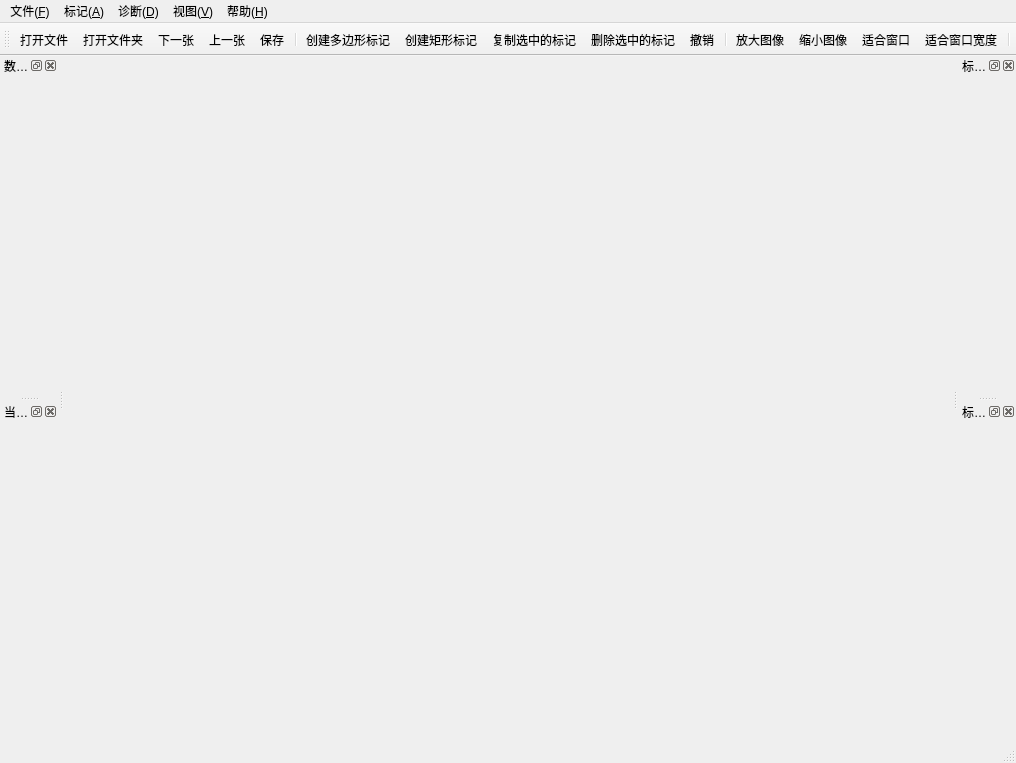
<?xml version="1.0" encoding="UTF-8"?>
<ui version="4.0">
 <class>MainWindow</class>
 <widget class="QMainWindow" name="MainWindow">
  <property name="geometry">
   <rect>
    <x>0</x>
    <y>0</y>
    <width>1016</width>
    <height>763</height>
   </rect>
  </property>
  <property name="sizePolicy">
   <sizepolicy hsizetype="Preferred" vsizetype="Expanding">
    <horstretch>0</horstretch>
    <verstretch>0</verstretch>
   </sizepolicy>
  </property>
  <property name="windowTitle">
   <string>SYSULUNG</string>
  </property>
  <property name="styleSheet">
   <string notr="true"/>
  </property>
  <widget class="QWidget" name="canvas_area"/>
  <widget class="QMenuBar" name="menubar">
   <property name="geometry">
    <rect>
     <x>0</x>
     <y>0</y>
     <width>1016</width>
     <height>23</height>
    </rect>
   </property>
   <widget class="QMenu" name="menuFile">
    <property name="title">
     <string>文件(&amp;F)</string>
    </property>
    <addaction name="open_file_action"/>
    <addaction name="open_dir_action"/>
    <addaction name="separator"/>
    <addaction name="save_file_action"/>
    <addaction name="saveas_file_action"/>
    <addaction name="delete_file_action"/>
    <addaction name="separator"/>
    <addaction name="open_prev_image_action"/>
    <addaction name="open_next_image_action"/>
    <addaction name="separator"/>
    <addaction name="change_output_dir_action"/>
    <addaction name="separator"/>
    <addaction name="quit_action"/>
   </widget>
   <widget class="QMenu" name="menuEdit">
    <property name="title">
     <string>标记(&amp;A)</string>
    </property>
    <addaction name="create_polygon_action"/>
    <addaction name="create_rectangle_action"/>
    <addaction name="create_circle_action"/>
    <addaction name="create_polyline_action"/>
    <addaction name="create_line_action"/>
    <addaction name="create_point_action"/>
    <addaction name="separator"/>
    <addaction name="select_line_color_action"/>
    <addaction name="select_fill_color_action"/>
    <addaction name="separator"/>
    <addaction name="toggle_mode_action"/>
    <addaction name="separator"/>
    <addaction name="select_all_annotations_action"/>
    <addaction name="copy_selected_annotations_action"/>
    <addaction name="delete_selected_annotataions_action"/>
    <addaction name="add_point_to_nearest_edge_action"/>
    <addaction name="edit_annotation_label_action"/>
    <addaction name="separator"/>
    <addaction name="canvas_undo_action"/>
    <addaction name="separator"/>
    <addaction name="toggle_keep_prev_action"/>
    <addaction name="set_fill_annotation_action"/>
    <addaction name="toggle_autosave_action"/>
    <addaction name="separator"/>
   </widget>
   <widget class="QMenu" name="menuView">
    <property name="title">
     <string>视图(&amp;V)</string>
    </property>
    <addaction name="zoom_in_action"/>
    <addaction name="zoom_out_action"/>
    <addaction name="fit_window_action"/>
    <addaction name="fit_window_width_action"/>
    <addaction name="separator"/>
    <addaction name="toggle_all_annotatons_visibility_action"/>
   </widget>
   <widget class="QMenu" name="menuHelp">
    <property name="title">
     <string>帮助(&amp;H)</string>
    </property>
    <addaction name="open_help_doc_action"/>
   </widget>
   <widget class="QMenu" name="menuDiagnose">
    <property name="title">
     <string>诊断(&amp;D)</string>
    </property>
    <addaction name="excute_lung_nodule_analysis_action"/>
   </widget>
   <addaction name="menuFile"/>
   <addaction name="menuEdit"/>
   <addaction name="menuDiagnose"/>
   <addaction name="menuView"/>
   <addaction name="menuHelp"/>
  </widget>
  <widget class="QStatusBar" name="statusbar"/>
  <widget class="QToolBar" name="toolBar">
   <property name="windowTitle">
    <string>toolBar</string>
   </property>
   <attribute name="toolBarArea">
    <enum>TopToolBarArea</enum>
   </attribute>
   <attribute name="toolBarBreak">
    <bool>false</bool>
   </attribute>
   <addaction name="open_file_action"/>
   <addaction name="open_dir_action"/>
   <addaction name="open_next_image_action"/>
   <addaction name="open_prev_image_action"/>
   <addaction name="save_file_action"/>
   <addaction name="separator"/>
   <addaction name="create_polygon_action"/>
   <addaction name="create_rectangle_action"/>
   <addaction name="copy_selected_annotations_action"/>
   <addaction name="delete_selected_annotataions_action"/>
   <addaction name="canvas_undo_action"/>
   <addaction name="separator"/>
   <addaction name="zoom_in_action"/>
   <addaction name="zoom_out_action"/>
   <addaction name="fit_window_action"/>
   <addaction name="fit_window_width_action"/>
   <addaction name="separator"/>
  </widget>
  <widget class="QDockWidget" name="annotations_list_dock">
   <property name="sizePolicy">
    <sizepolicy hsizetype="MinimumExpanding" vsizetype="Preferred">
     <horstretch>0</horstretch>
     <verstretch>1</verstretch>
    </sizepolicy>
   </property>
   <property name="windowTitle">
    <string>标记列表</string>
   </property>
   <attribute name="dockWidgetArea">
    <number>2</number>
   </attribute>
   <widget class="QWidget" name="placeholder2"/>
  </widget>
  <widget class="QDockWidget" name="label_edit_dock">
   <property name="sizePolicy">
    <sizepolicy hsizetype="MinimumExpanding" vsizetype="Preferred">
     <horstretch>0</horstretch>
     <verstretch>1</verstretch>
    </sizepolicy>
   </property>
   <property name="windowTitle">
    <string>标签编辑器</string>
   </property>
   <attribute name="dockWidgetArea">
    <number>2</number>
   </attribute>
   <widget class="QWidget" name="placeholder3">
    <property name="sizePolicy">
     <sizepolicy hsizetype="Preferred" vsizetype="Preferred">
      <horstretch>0</horstretch>
      <verstretch>0</verstretch>
     </sizepolicy>
    </property>
   </widget>
  </widget>
  <widget class="QDockWidget" name="dataset_tree_dock">
   <property name="sizePolicy">
    <sizepolicy hsizetype="Preferred" vsizetype="Preferred">
     <horstretch>0</horstretch>
     <verstretch>1</verstretch>
    </sizepolicy>
   </property>
   <property name="windowTitle">
    <string>数据库</string>
   </property>
   <attribute name="dockWidgetArea">
    <number>1</number>
   </attribute>
   <widget class="QWidget" name="placeholder5"/>
  </widget>
  <widget class="QDockWidget" name="series_list_dock">
   <property name="sizePolicy">
    <sizepolicy hsizetype="MinimumExpanding" vsizetype="Preferred">
     <horstretch>0</horstretch>
     <verstretch>1</verstretch>
    </sizepolicy>
   </property>
   <property name="windowTitle">
    <string>当前序列</string>
   </property>
   <attribute name="dockWidgetArea">
    <number>1</number>
   </attribute>
   <widget class="QWidget" name="placeholder6">
    <property name="sizePolicy">
     <sizepolicy hsizetype="Preferred" vsizetype="Preferred">
      <horstretch>0</horstretch>
      <verstretch>0</verstretch>
     </sizepolicy>
    </property>
   </widget>
  </widget>
  <action name="open_file_action">
   <property name="checkable">
    <bool>false</bool>
   </property>
   <property name="icon">
    <iconset>
     <normaloff>icons/open_file.svg</normaloff>icons/open_file.svg</iconset>
   </property>
   <property name="text">
    <string>打开文件</string>
   </property>
   <property name="toolTip">
    <string>打开一个文件</string>
   </property>
  </action>
  <action name="open_dir_action">
   <property name="icon">
    <iconset>
     <normaloff>icons/folder.svg</normaloff>icons/folder.svg</iconset>
   </property>
   <property name="text">
    <string>打开文件夹</string>
   </property>
   <property name="toolTip">
    <string>选择文件夹，添加其中所有满足条件的文件</string>
   </property>
   <property name="shortcut">
    <string>Ctrl+N</string>
   </property>
  </action>
  <action name="quit_action">
   <property name="icon">
    <iconset>
     <normaloff>icons/quit.svg</normaloff>icons/quit.svg</iconset>
   </property>
   <property name="text">
    <string>退出程序</string>
   </property>
   <property name="toolTip">
    <string>退出程序</string>
   </property>
  </action>
  <action name="open_next_image_action">
   <property name="icon">
    <iconset>
     <normaloff>icons/next.svg</normaloff>icons/next.svg</iconset>
   </property>
   <property name="text">
    <string>下一张</string>
   </property>
   <property name="toolTip">
    <string>查看下一张图像，按下Ctrl+Shift进行标记保持</string>
   </property>
   <property name="shortcut">
    <string>D</string>
   </property>
  </action>
  <action name="open_prev_image_action">
   <property name="icon">
    <iconset>
     <normaloff>icons/prev.svg</normaloff>icons/prev.svg</iconset>
   </property>
   <property name="text">
    <string>上一张</string>
   </property>
   <property name="toolTip">
    <string>查看上一张图像，按下Ctrl+Shift进行标记保持</string>
   </property>
   <property name="shortcut">
    <string>A</string>
   </property>
  </action>
  <action name="save_file_action">
   <property name="icon">
    <iconset>
     <normaloff>icons/save.svg</normaloff>icons/save.svg</iconset>
   </property>
   <property name="text">
    <string>保存</string>
   </property>
   <property name="toolTip">
    <string>保存对当前图像的更改</string>
   </property>
   <property name="shortcut">
    <string>Ctrl+S</string>
   </property>
  </action>
  <action name="saveas_file_action">
   <property name="icon">
    <iconset>
     <normaloff>icons/save.svg</normaloff>icons/save.svg</iconset>
   </property>
   <property name="text">
    <string>另存为</string>
   </property>
   <property name="toolTip">
    <string>将当前图像以指定格式保存到指定位置</string>
   </property>
  </action>
  <action name="delete_file_action">
   <property name="icon">
    <iconset>
     <normaloff>icons/delete.svg</normaloff>icons/delete.svg</iconset>
   </property>
   <property name="text">
    <string>删除标记文件</string>
   </property>
   <property name="toolTip">
    <string>删除当前图像的标记文件</string>
   </property>
  </action>
  <action name="change_output_dir_action">
   <property name="text">
    <string>更改输出文件夹</string>
   </property>
   <property name="toolTip">
    <string>更改当前文件序列的标记输出文件夹</string>
   </property>
  </action>
  <action name="toggle_autosave_action">
   <property name="checkable">
    <bool>true</bool>
   </property>
   <property name="icon">
    <iconset>
     <normaloff>icons/unchecked.svg</normaloff>
     <normalon>icons/checked.svg</normalon>icons/unchecked.svg</iconset>
   </property>
   <property name="text">
    <string>自动保存</string>
   </property>
   <property name="toolTip">
    <string>启用/禁用自动保存</string>
   </property>
   <property name="shortcut">
    <string>Ctrl+Shift+S</string>
   </property>
  </action>
  <action name="create_polygon_action">
   <property name="icon">
    <iconset>
     <normaloff>icons/polygon.svg</normaloff>icons/polygon.svg</iconset>
   </property>
   <property name="text">
    <string>创建多边形标记</string>
   </property>
   <property name="toolTip">
    <string>创建多边形标记</string>
   </property>
   <property name="shortcut">
    <string>Ctrl+Q</string>
   </property>
  </action>
  <action name="create_rectangle_action">
   <property name="icon">
    <iconset>
     <normaloff>icons/rectangle.svg</normaloff>icons/rectangle.svg</iconset>
   </property>
   <property name="text">
    <string>创建矩形标记</string>
   </property>
   <property name="toolTip">
    <string>创建矩形标记</string>
   </property>
   <property name="shortcut">
    <string>Ctrl+W</string>
   </property>
  </action>
  <action name="create_circle_action">
   <property name="icon">
    <iconset>
     <normaloff>icons/circle.svg</normaloff>icons/circle.svg</iconset>
   </property>
   <property name="text">
    <string>创建圆形标记</string>
   </property>
   <property name="toolTip">
    <string>创建圆形标记</string>
   </property>
  </action>
  <action name="create_polyline_action">
   <property name="icon">
    <iconset>
     <normaloff>icons/polyline.svg</normaloff>icons/polyline.svg</iconset>
   </property>
   <property name="text">
    <string>创建折线标记</string>
   </property>
   <property name="toolTip">
    <string>创建折线标记</string>
   </property>
  </action>
  <action name="create_line_action">
   <property name="text">
    <string>创建线段标记</string>
   </property>
   <property name="toolTip">
    <string>创建线段标记</string>
   </property>
  </action>
  <action name="create_point_action">
   <property name="text">
    <string>创建点标记</string>
   </property>
   <property name="toolTip">
    <string>创建点标记</string>
   </property>
  </action>
  <action name="toggle_mode_action">
   <property name="text">
    <string>切换创建/编辑模式</string>
   </property>
   <property name="toolTip">
    <string>切换创建/编辑模式，总是切换到和当前不同的模式</string>
   </property>
   <property name="shortcut">
    <string>Ctrl+Tab</string>
   </property>
  </action>
  <action name="canvas_undo_action">
   <property name="icon">
    <iconset>
     <normaloff>icons/undo.svg</normaloff>icons/undo.svg</iconset>
   </property>
   <property name="text">
    <string>撤销</string>
   </property>
   <property name="toolTip">
    <string>撤销对标记的上一次操作</string>
   </property>
   <property name="shortcut">
    <string>Ctrl+Z</string>
   </property>
  </action>
  <action name="select_line_color_action">
   <property name="text">
    <string>边框颜色</string>
   </property>
   <property name="toolTip">
    <string>选择创建标记时边框的颜色</string>
   </property>
  </action>
  <action name="select_fill_color_action">
   <property name="text">
    <string>填充颜色</string>
   </property>
   <property name="toolTip">
    <string>选择创建标记时填充的颜色</string>
   </property>
  </action>
  <action name="toggle_keep_prev_action">
   <property name="checkable">
    <bool>true</bool>
   </property>
   <property name="text">
    <string>标记保持</string>
   </property>
   <property name="toolTip">
    <string>启动/禁用标记保持，决定是否将当前图像标记复制到下一张打开的图像</string>
   </property>
  </action>
  <action name="copy_selected_annotations_action">
   <property name="icon">
    <iconset>
     <normaloff>icons/copy.svg</normaloff>icons/copy.svg</iconset>
   </property>
   <property name="text">
    <string>复制选中的标记</string>
   </property>
   <property name="toolTip">
    <string>在当前选中的标记旁创建一个拷贝</string>
   </property>
   <property name="shortcut">
    <string>Ctrl+C</string>
   </property>
  </action>
  <action name="delete_selected_annotataions_action">
   <property name="icon">
    <iconset>
     <normaloff>icons/remove.svg</normaloff>icons/remove.svg</iconset>
   </property>
   <property name="text">
    <string>删除选中的标记</string>
   </property>
   <property name="toolTip">
    <string>删除当前选中的标记</string>
   </property>
   <property name="shortcut">
    <string>Del</string>
   </property>
  </action>
  <action name="add_point_to_nearest_edge_action">
   <property name="text">
    <string>添加点到标记</string>
   </property>
   <property name="toolTip">
    <string>向距离指针最近的边增加一个点</string>
   </property>
  </action>
  <action name="toggle_all_annotatons_visibility_action">
   <property name="checkable">
    <bool>true</bool>
   </property>
   <property name="text">
    <string>显示/隐藏所有标记</string>
   </property>
   <property name="toolTip">
    <string>显示/隐藏所有标记</string>
   </property>
   <property name="shortcut">
    <string>Ctrl+H</string>
   </property>
  </action>
  <action name="zoom_in_action">
   <property name="icon">
    <iconset>
     <normaloff>icons/zoom_in.svg</normaloff>icons/zoom_in.svg</iconset>
   </property>
   <property name="text">
    <string>放大图像</string>
   </property>
   <property name="toolTip">
    <string>将图像放大1.1倍</string>
   </property>
  </action>
  <action name="zoom_out_action">
   <property name="icon">
    <iconset>
     <normaloff>icons/zoom_out.svg</normaloff>icons/zoom_out.svg</iconset>
   </property>
   <property name="text">
    <string>缩小图像</string>
   </property>
   <property name="toolTip">
    <string>将图像缩小为0.9倍</string>
   </property>
  </action>
  <action name="fit_window_action">
   <property name="checkable">
    <bool>true</bool>
   </property>
   <property name="icon">
    <iconset>
     <normaloff>icons/fit_window.svg</normaloff>icons/fit_window.svg</iconset>
   </property>
   <property name="text">
    <string>适合窗口</string>
   </property>
   <property name="toolTip">
    <string>将图像缩放到适合当前窗口</string>
   </property>
  </action>
  <action name="fit_window_width_action">
   <property name="checkable">
    <bool>true</bool>
   </property>
   <property name="text">
    <string>适合窗口宽度</string>
   </property>
   <property name="toolTip">
    <string>将图像缩放到适合窗口宽度</string>
   </property>
  </action>
  <action name="edit_annotation_label_action">
   <property name="icon">
    <iconset>
     <normaloff>icons/label.svg</normaloff>icons/label.svg</iconset>
   </property>
   <property name="text">
    <string>编辑标记标签</string>
   </property>
   <property name="toolTip">
    <string>编辑当前选中标记的标签</string>
   </property>
  </action>
  <action name="edit_annotation_line_color_action">
   <property name="text">
    <string>编辑边框颜色</string>
   </property>
   <property name="toolTip">
    <string>选择当前选中标记边框的颜色</string>
   </property>
  </action>
  <action name="set_fill_annotation_action">
   <property name="checkable">
    <bool>true</bool>
   </property>
   <property name="icon">
    <iconset>
     <normaloff>icons/unchecked.svg</normaloff>icons/unchecked.svg</iconset>
   </property>
   <property name="text">
    <string>标记填充</string>
   </property>
   <property name="toolTip">
    <string>启用/禁用对标记的填充</string>
   </property>
  </action>
  <action name="edit_annotation_fill_color_action">
   <property name="text">
    <string>编辑填充颜色</string>
   </property>
   <property name="toolTip">
    <string>选择当前选中标记填充的颜色</string>
   </property>
  </action>
  <action name="open_help_doc_action">
   <property name="text">
    <string>打开帮助文档</string>
   </property>
   <property name="toolTip">
    <string>打开帮助文档</string>
   </property>
  </action>
  <action name="excute_lung_nodule_analysis_action">
   <property name="text">
    <string>完整肺结节分析</string>
   </property>
   <property name="toolTip">
    <string>对当前序列进行肺结节检测，分类和特征提取</string>
   </property>
  </action>
  <action name="select_all_annotations_action">
   <property name="text">
    <string>选择所有标记</string>
   </property>
   <property name="toolTip">
    <string>将当前图像中所有的标记置于选中状态</string>
   </property>
   <property name="shortcut">
    <string>Ctrl+A</string>
   </property>
  </action>
  <action name="hide_selected_annotation_action">
   <property name="text">
    <string>隐藏标记</string>
   </property>
   <property name="toolTip">
    <string>隐藏当前被单选选中的标记</string>
   </property>
  </action>
  <zorder>label_edit_dock</zorder>
  <zorder>annotations_list_dock</zorder>
  <zorder>series_list_dock</zorder>
  <zorder>dataset_tree_dock</zorder>
 </widget>
 <resources/>
 <connections/>
 <slots>
  <slot>openFile()</slot>
 </slots>
</ui>
